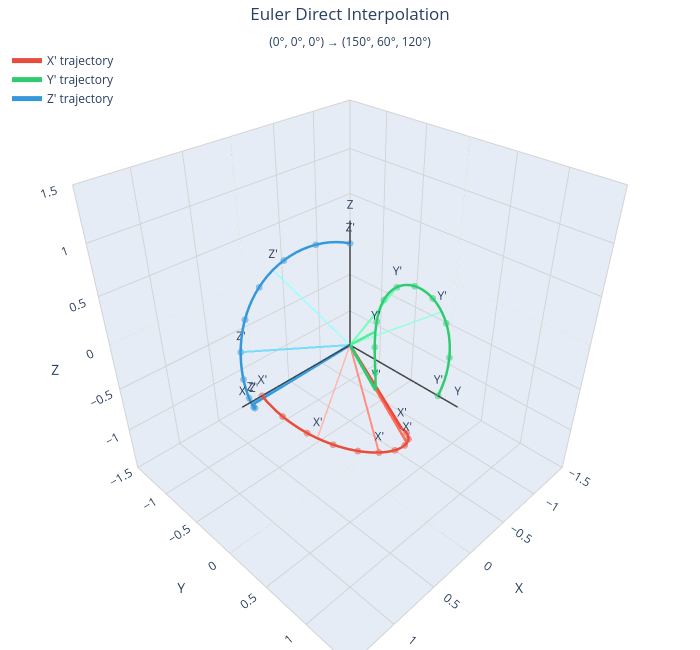

The code cell stored with this chart in its notebook:
### Code cell
# 오일러 각도 직접 보간의 3D 궤적 시각화
fig = plot_rotation_trajectory(
    rotations_euler,
    title="Euler Direct Interpolation<br><sub>(0°, 0°, 0°) → (150°, 60°, 120°)</sub>"
)
fig.show()

### Figure 1 — Plotly figure (JSON) as saved in the notebook; plotly's stock layout.template omitted (floating-point values rounded to 4 significant figures)
{"data": [{"line": {"color": "#444444", "width": 3}, "mode": "lines+text", "showlegend": false, "text": ["", "X"], "textposition": "top center", "type": "scatter3d", "x": [0, 1.2], "y": [0, 0], "z": [0, 0]}, {"line": {"color": "#444444", "width": 3}, "mode": "lines+text", "showlegend": false, "text": ["", "Y"], "textposition": "top center", "type": "scatter3d", "x": [0, 0], "y": [0, 1.2], "z": [0, 0]}, {"line": {"color": "#444444", "width": 3}, "mode": "lines+text", "showlegend": false, "text": ["", "Z"], "textposition": "top center", "type": "scatter3d", "x": [0, 0], "y": [0, 0], "z": [0, 1.2]}, {"line": {"color": "#e74c3c", "width": 5}, "mode": "lines", "name": "X' trajectory", "showlegend": true, "type": "scatter3d", "x": [1.0, 0.9989, 0.9954, 0.9898, 0.9818, 0.9717, 0.9594, 0.9449, 0.9284, 0.9098, 0.8893, 0.867, 0.8428, 0.817, 0.7895, 0.7606, 0.7302, 0.6986, 0.6659, 0.632, 0.5973, 0.5617, 0.5255, 0.4888, 0.4517, 0.4143, 0.3768, 0.3392, 0.3019, 0.2647, 0.228, 0.1918, 0.1563, 0.1215, 0.08765, 0.05478, 0.02302, -0.007515, -0.03674, -0.06456, -0.09088, -0.1156, -0.1387, -0.1601, -0.1798, -0.1976, -0.2136, -0.2276, -0.2398, -0.25], "y": [0.0, 0.04272, 0.0853, 0.1276, 0.1695, 0.2109, 0.2516, 0.2915, 0.3304, 0.3683, 0.4051, 0.4406, 0.4747, 0.5073, 0.5383, 0.5676, 0.5952, 0.621, 0.6448, 0.6667, 0.6866, 0.7044, 0.7201, 0.7337, 0.7451, 0.7544, 0.7614, 0.7664, 0.7691, 0.7698, 0.7683, 0.7648, 0.7592, 0.7517, 0.7423, 0.731, 0.718, 0.7033, 0.687, 0.6692, 0.65, 0.6295, 0.6079, 0.5851, 0.5614, 0.5369, 0.5117, 0.4859, 0.4596, 0.433], "z": [0.0, -0.02137, -0.04273, -0.06407, -0.08538, -0.1067, -0.1279, -0.149, -0.1701, -0.1912, -0.2121, -0.2329, -0.2537, -0.2743, -0.2948, -0.3151, -0.3353, -0.3554, -0.3753, -0.395, -0.4145, -0.4339, -0.453, -0.472, -0.4907, -0.5092, -0.5275, -0.5455, -0.5633, -0.5808, -0.5981, -0.6151, -0.6318, -0.6482, -0.6644, -0.6802, -0.6957, -0.7109, -0.7257, -0.7403, -0.7545, -0.7683, -0.7818, -0.795, -0.8078, -0.8202, -0.8322, -0.8439, -0.8551, -0.866]}, {"marker": {"color": "#e74c3c", "opacity": 0.5, "size": 4}, "mode": "markers", "showlegend": false, "type": "scatter3d", "x": [1.0, 0.9717, 0.8893, 0.7606, 0.5973, 0.4143, 0.228, 0.05478, -0.09088, -0.1976], "y": [0.0, 0.2109, 0.4051, 0.5676, 0.6866, 0.7544, 0.7683, 0.731, 0.65, 0.5369], "z": [0.0, -0.1067, -0.2121, -0.3151, -0.4145, -0.5092, -0.5981, -0.6802, -0.7545, -0.8202]}, {"line": {"color": "#2ecc71", "width": 5}, "mode": "lines", "name": "Y' trajectory", "showlegend": true, "type": "scatter3d", "x": [0.0, -0.04153, -0.08035, -0.1161, -0.1484, -0.1771, -0.2018, -0.2223, -0.2387, -0.2508, -0.2585, -0.2619, -0.2611, -0.2562, -0.2473, -0.2347, -0.2186, -0.1992, -0.1769, -0.152, -0.1247, -0.09549, -0.06464, -0.03251, 0.0005584, 0.03423, 0.06817, 0.1021, 0.1357, 0.1687, 0.2008, 0.2319, 0.2618, 0.2903, 0.3172, 0.3425, 0.3661, 0.388, 0.4081, 0.4265, 0.4432, 0.4583, 0.4718, 0.4839, 0.4947, 0.5043, 0.5128, 0.5204, 0.5273, 0.5335], "y": [1.0, 0.9977, 0.9911, 0.9804, 0.9661, 0.9486, 0.9282, 0.9056, 0.881, 0.855, 0.828, 0.8004, 0.7727, 0.7453, 0.7186, 0.6929, 0.6686, 0.6459, 0.6251, 0.6064, 0.5901, 0.5762, 0.5648, 0.556, 0.5498, 0.5462, 0.5451, 0.5465, 0.5502, 0.5561, 0.564, 0.5737, 0.585, 0.5976, 0.6114, 0.6261, 0.6415, 0.6573, 0.6732, 0.6892, 0.7048, 0.7201, 0.7347, 0.7485, 0.7613, 0.7731, 0.7838, 0.7932, 0.8013, 0.808], "z": [0.0, 0.05339, 0.1066, 0.1593, 0.2113, 0.2625, 0.3125, 0.3613, 0.4085, 0.454, 0.4976, 0.5392, 0.5785, 0.6155, 0.65, 0.6818, 0.7108, 0.737, 0.7602, 0.7805, 0.7977, 0.8117, 0.8227, 0.8306, 0.8353, 0.837, 0.8356, 0.8312, 0.8239, 0.8138, 0.801, 0.7856, 0.7677, 0.7474, 0.725, 0.7005, 0.6741, 0.6461, 0.6166, 0.5858, 0.5539, 0.521, 0.4875, 0.4534, 0.4191, 0.3846, 0.3503, 0.3163, 0.2828, 0.25]}, {"marker": {"color": "#2ecc71", "opacity": 0.5, "size": 4}, "mode": "markers", "showlegend": false, "type": "scatter3d", "x": [0.0, -0.1771, -0.2585, -0.2347, -0.1247, 0.03423, 0.2008, 0.3425, 0.4432, 0.5043], "y": [1.0, 0.9486, 0.828, 0.6929, 0.5901, 0.5462, 0.564, 0.6261, 0.7048, 0.7731], "z": [0.0, 0.2625, 0.4976, 0.6818, 0.7977, 0.837, 0.801, 0.7005, 0.5539, 0.3846]}, {"line": {"color": "#3498db", "width": 5}, "mode": "lines", "name": "Z' trajectory", "showlegend": true, "type": "scatter3d", "x": [0.0, 0.0236, 0.05144, 0.08314, 0.1183, 0.1565, 0.1973, 0.2403, 0.2849, 0.3307, 0.3772, 0.424, 0.4706, 0.5167, 0.5617, 0.6053, 0.6473, 0.6872, 0.7248, 0.7599, 0.7923, 0.8218, 0.8483, 0.8718, 0.8922, 0.9095, 0.9238, 0.9351, 0.9437, 0.9495, 0.9527, 0.9536, 0.9524, 0.9492, 0.9443, 0.9379, 0.9303, 0.9216, 0.9122, 0.9022, 0.8918, 0.8812, 0.8707, 0.8603, 0.8503, 0.8406, 0.8315, 0.823, 0.8152, 0.808], "y": [0.0, -0.05244, -0.1026, -0.1502, -0.1948, -0.2362, -0.274, -0.3082, -0.3386, -0.3651, -0.3877, -0.4065, -0.4214, -0.4326, -0.4403, -0.4446, -0.4458, -0.4441, -0.4398, -0.4333, -0.4247, -0.4146, -0.4031, -0.3906, -0.3776, -0.3642, -0.3508, -0.3377, -0.3251, -0.3134, -0.3028, -0.2934, -0.2854, -0.279, -0.2743, -0.2713, -0.2702, -0.271, -0.2735, -0.2779, -0.2841, -0.2919, -0.3013, -0.3121, -0.3243, -0.3376, -0.352, -0.3672, -0.3831, -0.3995], "z": [1.0, 0.9983, 0.9934, 0.9852, 0.9737, 0.959, 0.9413, 0.9205, 0.8968, 0.8702, 0.8411, 0.8093, 0.7752, 0.7389, 0.7005, 0.6602, 0.6183, 0.5749, 0.5303, 0.4846, 0.4381, 0.3909, 0.3434, 0.2956, 0.2479, 0.2005, 0.1535, 0.1072, 0.06174, 0.0174, -0.02569, -0.06732, -0.1073, -0.1456, -0.1819, -0.2161, -0.2481, -0.2778, -0.3051, -0.3299, -0.3522, -0.3718, -0.3887, -0.403, -0.4146, -0.4235, -0.4298, -0.4334, -0.4345, -0.433]}, {"marker": {"color": "#3498db", "opacity": 0.5, "size": 4}, "mode": "markers", "showlegend": false, "type": "scatter3d", "x": [0.0, 0.1565, 0.3772, 0.6053, 0.7923, 0.9095, 0.9527, 0.9379, 0.8918, 0.8406], "y": [0.0, -0.2362, -0.3877, -0.4446, -0.4247, -0.3642, -0.3028, -0.2713, -0.2841, -0.3376], "z": [1.0, 0.959, 0.8411, 0.6602, 0.4381, 0.2005, -0.02569, -0.2161, -0.3522, -0.4235]}, {"line": {"color": "rgba(231,76,60,0.4)", "width": 2}, "mode": "lines+text", "showlegend": false, "text": ["", "X'"], "textposition": "top center", "type": "scatter3d", "x": [0, 1], "y": [0, 0], "z": [0, 0]}, {"line": {"color": "rgba(46,204,113,0.4)", "width": 2}, "mode": "lines+text", "showlegend": false, "text": ["", "Y'"], "textposition": "top center", "type": "scatter3d", "x": [0, 0], "y": [0, 1], "z": [0, 0]}, {"line": {"color": "rgba(52,152,219,0.4)", "width": 2}, "mode": "lines+text", "showlegend": false, "text": ["", "Z'"], "textposition": "top center", "type": "scatter3d", "x": [0, 0], "y": [0, 0], "z": [0, 1]}, {"line": {"color": "rgba(231,76,60,0.5469387755102041)", "width": 2.98}, "mode": "lines+text", "showlegend": false, "text": ["", "X'"], "textposition": "top center", "type": "scatter3d", "x": [0, 0.8428], "y": [0, 0.4747], "z": [0, -0.2537]}, {"line": {"color": "rgba(46,204,113,0.5469387755102041)", "width": 2.98}, "mode": "lines+text", "showlegend": false, "text": ["", "Y'"], "textposition": "top center", "type": "scatter3d", "x": [0, -0.2611], "y": [0, 0.7727], "z": [0, 0.5785]}, {"line": {"color": "rgba(52,152,219,0.5469387755102041)", "width": 2.98}, "mode": "lines+text", "showlegend": false, "text": ["", "Z'"], "textposition": "top center", "type": "scatter3d", "x": [0, 0.4706], "y": [0, -0.4214], "z": [0, 0.7752]}, {"line": {"color": "rgba(231,76,60,0.7061224489795919)", "width": 4.041}, "mode": "lines+text", "showlegend": false, "text": ["", "X'"], "textposition": "top center", "type": "scatter3d", "x": [0, 0.4143], "y": [0, 0.7544], "z": [0, -0.5092]}, {"line": {"color": "rgba(46,204,113,0.7061224489795919)", "width": 4.041}, "mode": "lines+text", "showlegend": false, "text": ["", "Y'"], "textposition": "top center", "type": "scatter3d", "x": [0, 0.03423], "y": [0, 0.5462], "z": [0, 0.837]}, {"line": {"color": "rgba(52,152,219,0.7061224489795919)", "width": 4.041}, "mode": "lines+text", "showlegend": false, "text": ["", "Z'"], "textposition": "top center", "type": "scatter3d", "x": [0, 0.9095], "y": [0, -0.3642], "z": [0, 0.2005]}, {"line": {"color": "rgba(231,76,60,0.8530612244897959)", "width": 5.02}, "mode": "lines+text", "showlegend": false, "text": ["", "X'"], "textposition": "top center", "type": "scatter3d", "x": [0, -0.007515], "y": [0, 0.7033], "z": [0, -0.7109]}, {"line": {"color": "rgba(46,204,113,0.8530612244897959)", "width": 5.02}, "mode": "lines+text", "showlegend": false, "text": ["", "Y'"], "textposition": "top center", "type": "scatter3d", "x": [0, 0.388], "y": [0, 0.6573], "z": [0, 0.6461]}, {"line": {"color": "rgba(52,152,219,0.8530612244897959)", "width": 5.02}, "mode": "lines+text", "showlegend": false, "text": ["", "Z'"], "textposition": "top center", "type": "scatter3d", "x": [0, 0.9216], "y": [0, -0.271], "z": [0, -0.2778]}, {"line": {"color": "rgba(231,76,60,1.0)", "width": 6}, "mode": "lines+text", "showlegend": false, "text": ["", "X'"], "textposition": "top center", "type": "scatter3d", "x": [0, -0.25], "y": [0, 0.433], "z": [0, -0.866]}, {"line": {"color": "rgba(46,204,113,1.0)", "width": 6}, "mode": "lines+text", "showlegend": false, "text": ["", "Y'"], "textposition": "top center", "type": "scatter3d", "x": [0, 0.5335], "y": [0, 0.808], "z": [0, 0.25]}, {"line": {"color": "rgba(52,152,219,1.0)", "width": 6}, "mode": "lines+text", "showlegend": false, "text": ["", "Z'"], "textposition": "top center", "type": "scatter3d", "x": [0, 0.808], "y": [0, -0.3995], "z": [0, -0.433]}], "layout": {"height": 650, "legend": {"x": 0.01, "xanchor": "left", "y": 0.99, "yanchor": "top"}, "margin": {"b": 0, "l": 0, "r": 0, "t": 40}, "scene": {"aspectmode": "cube", "xaxis": {"gridcolor": "lightgray", "range": [-1.5, 1.5], "title": {"text": "X"}}, "yaxis": {"gridcolor": "lightgray", "range": [-1.5, 1.5], "title": {"text": "Y"}}, "zaxis": {"gridcolor": "lightgray", "range": [-1.5, 1.5], "title": {"text": "Z"}}}, "title": {"text": "Euler Direct Interpolation<br><sub>(0°, 0°, 0°) → (150°, 60°, 120°)</sub>", "x": 0.5}, "width": 700}}
